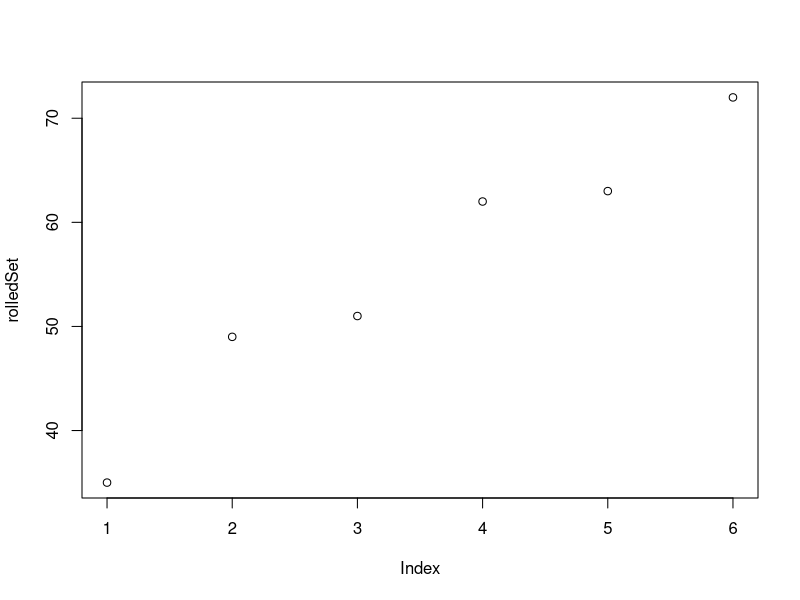
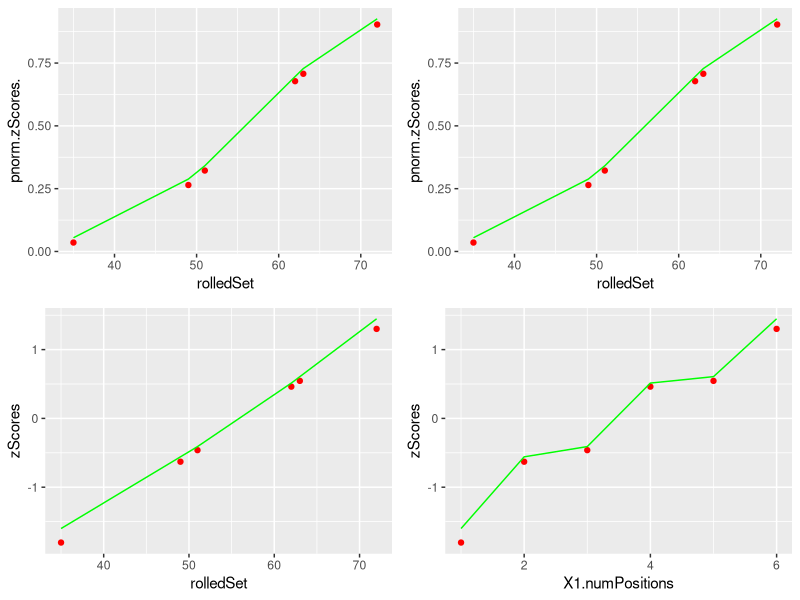

Recreate these plots in R, in order.
library(parallel)
require(ggplot2)
require(gridExtra)

numDice = sample(3:10,1)
dice = c(4,6,8,10,12,20,100)
numPositions = sample(c(3:10,20,50),1)
#numPositions=100

maxReScaledZ <- 2.25

diceSet = sample(dice,numDice,replace=TRUE)

rolledSet <- sort(unlist(mclapply(1:numPositions, function (x)
  {
  roll <- mclapply(diceSet, function(x)
    {
    rolled <- sample(1:x,1)
    return(rolled)
  })
  return(sum(unlist(roll)))
})))

plot(rolledSet)

probs <- c(0, .1, .25, .5, .75, .9, 1)
bowleysSummary <- quantile(rolledSet, probs)

m <-median(rolledSet)

bowleyDeltaMedianSqr <- (bowleysSummary-m)^2

#multiplying by % delta's = dividing by that amount if every value were deviated by median multiplied by that % equivalence (i.e. 1/count)
stratifiedMAD <- sqrt(sum(diff(probs, lag = 1, differences = 1) * c(bowleyDeltaMedianSqr[1:3],bowleyDeltaMedianSqr[5:7])))

zScores <- (rolledSet-m)/stratifiedMAD

lowerSum <- abs(sum(zScores[zScores<0]))
upperSum <- sum(zScores[zScores>0])
average <- mean(c(lowerSum,upperSum))

lowerFactor <- abs(lowerSum)/average
upperFactor <- abs(upperSum)/average

lower <- which(zScores<0)
upper <- which(zScores>0)

colors <- rainbow(2)

reScaled <- zScores
reScaled[lower] <- zScores[lower]*upperFactor
reScaled[upper] <- zScores[upper]*lowerFactor

#these are same
actualQuartile <- abs(mean(reScaled[lower]))
actualQuartile

df <- data.frame(rolledSet,pnorm(zScores),pnorm(reScaled))

plot0 <- ggplot(df, aes(rolledSet)) +                  # basic graphical object
  geom_point(aes(y=pnorm.zScores.), colour="red") +  # first layer
  geom_line(aes(y=pnorm.reScaled.), colour="green")  # second layer

summary(pnorm(zScores))
summary(pnorm(reScaled))

pnorm(actualQuartile)
#median(reScaled[upper])

expectedQuartile <- abs(qnorm(.25, mean = 0, sd =1))
#Confirmed
#quantile(rnorm(100000),probs=c(.25))

reFactor2 <- expectedQuartile/actualQuartile

#limit <- mean(c(abs(min(reScaled)),max(reScaled)))
#reFactor2 <- maxReScaledZ/limit

#commented out. I didn't see significant improvments.
#I'm going to assume that the way the standard deviation is derived is good enough
#reScaled[lower] <- reScaled[lower]*reFactor2
#reScaled[upper] <- reScaled[upper]*reFactor2

mean(zScores)
mean(reScaled)

df <- data.frame(rolledSet,pnorm(zScores),pnorm(reScaled))

plot1 <- ggplot(df, aes(rolledSet)) +                  # basic graphical object
  geom_point(aes(y=pnorm.zScores.), colour="red") +  # first layer
  geom_line(aes(y=pnorm.reScaled.), colour="green")  # second layer

df <- data.frame(rolledSet,zScores,reScaled)

plot2 <- ggplot(df, aes(rolledSet)) +                  # basic graphical object
  geom_point(aes(y=zScores), colour="red") +  # first layer
  geom_line(aes(y=reScaled), colour="green")  # second layer

df <- data.frame(1:numPositions,zScores,reScaled)

plot3 <- ggplot(df, aes(X1.numPositions)) +                    # basic graphical object
  geom_point(aes(y=zScores), colour="red") +  # first layer
  geom_line(aes(y=reScaled), colour="green")  # second layer

grid.arrange(plot0, plot1, plot2, plot3, ncol=2, nrow=2)

summary(pnorm(zScores))
summary(pnorm(reScaled))

summary(zScores)
summary(reScaled)
